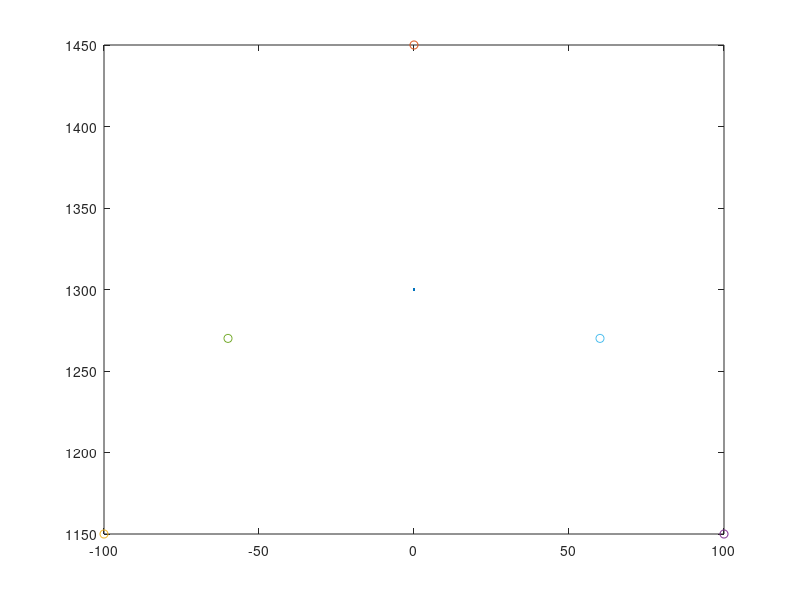

This chart was generated by the following MATLAB code:
%%
Centroid = [100,150];
% tcp = tcpclient("192.168.125.1", 1025);
% str = char(65)
% % UnicodeVal = double(str);
% Letter = "wqe";
currentCoords = [1336,0,1300]
startPos = currentCoords; % Where the robot will start writing from
% for i = 65:90
Letter= "A"

if Letter == "A" % 5 Points all linear
    startPos(3) = startPos(3) + Centroid(2);
    L_Corner = [currentCoords(1), currentCoords(2) - Centroid(1), currentCoords(3)-Centroid(2)];
    R_Corner = [currentCoords(1), currentCoords(2) + Centroid(1), currentCoords(3)-Centroid(2)];
    L_Mid = [currentCoords(1), currentCoords(2) -  Centroid(1)*0.6, currentCoords(3)-(2*Centroid(2)*0.6-Centroid(2))];
    R_Mid = [currentCoords(1), currentCoords(2) + Centroid(1)*0.6, currentCoords(3)-(2*Centroid(2)*0.6-Centroid(2))];
%     tcp.write(string(startPos(2), startPos(3)))
%     test = tcp.read();
%     if test == "next"
%         tcp.write(string(L_Corner(2), L_Corner(3)));
%     end
%     test = tcp.read();
%     if test == "next"
%         tcp.write(string(startPos(2), startPos(3)));
%     end
%     test = tcp.read()
%     if test == "next"
%         tcp.write(string(R_Corner(2), R_Corner(3)));
%     end
    figure;
    plot(currentCoords(2), currentCoords(3))
    hold on;
    plot(startPos(2), startPos(3), '-o')
    hold on;
    plot(L_Corner(2), L_Corner(3), '-o')
    hold on;
    plot(R_Corner(2), R_Corner(3), '-o')
    hold on;
    plot(L_Mid(2), L_Mid(3), '-o')
    hold on;
    plot(R_Mid(2), R_Mid(3), '-o')
end

if Letter == "B" % 6 points 2 circular movements
    startPos = [currentCoords(1),currentCoords(2)-(Centroid(1)*0.4), currentCoords(3)+Centroid(2)]
    L_Bottom = [currentCoords(1), currentCoords(2) - (Centroid(1)*.4), currentCoords(3)-Centroid(2)]
    L_Mid = [currentCoords(1), currentCoords(2) - (Centroid(1)*0.4), currentCoords(3)]
%     Mid = [currentCoords(1), currentCoords(2) - (Centroid(1)*0.25), currentCoords(3)]
    Mid = currentCoords;
    Bott_Mid = [Mid(1), Mid(2), currentCoords(3)-Centroid(2)]
    Top_Mid = [Mid(1), Mid(2), currentCoords(3)+Centroid(2)]
    figure;
    plot(currentCoords(2), currentCoords(3), '-x');
    hold on;
    plot(startPos(2), startPos(3), '-o')
    hold on;
    plot(L_Bottom(2), L_Bottom(3), '-o')
    hold on;
%     plot(R_Corner(2), R_Corner(3), '-o')
%     hold on;
    plot(L_Mid(2), L_Mid(3), '-o')
    hold on;
    plot(Mid(2), Mid(3), '-o')
    plot(Top_Mid(2), Top_Mid(3), '-o')
    hold on;
    plot(Bott_Mid(2), Bott_Mid(3), '-o')
    hold on;
end

if Letter == "C" % 4 points all circular movements
    startPos = [currentCoords(1),currentCoords(2), currentCoords(3)+Centroid(2)]
    Bottom = [currentCoords(1), currentCoords(2), currentCoords(3)-Centroid(2)]
    Top_Arc = [currentCoords(1),currentCoords(2)+(Centroid(2)*0.1), currentCoords(3)+(Centroid(2)*0.9)]
    Bottom_Arc = [currentCoords(1), currentCoords(2)+(Centroid(2)*0.1), currentCoords(3)-(Centroid(2)*0.9)]
    figure;
    plot(currentCoords(2), currentCoords(3), '-x');
    hold on;
    plot(startPos(2), startPos(3), '-o')
    hold on;
    plot(Bottom(2), Bottom(3), '-o')
    hold on;
    plot(Top_Arc(2), Top_Arc(3), '-o')
    hold on;
    plot(Bottom_Arc(2), Bottom_Arc(3), '-o')
end

if Letter == "D" % 2 points 1 circular movement
    startPos = [currentCoords(1),currentCoords(2)-Centroid(1), currentCoords(3)+Centroid(2)]
    Bottom = [currentCoords(1), currentCoords(2)-Centroid(1), currentCoords(3)-Centroid(2)]
    figure;
    plot(currentCoords(2), currentCoords(3), '-x');
    hold on;
    plot(startPos(2), startPos(3), '-o')
    hold on;
    plot(Bottom(2), Bottom(3), '-o')
end

if Letter == "E" % 6 points All Linear movement
    startPos = [currentCoords(1),currentCoords(2)-Centroid(1), currentCoords(3)+Centroid(2)]
    L_Bott_Corner = [currentCoords(1), currentCoords(2)-Centroid(1), currentCoords(3)-Centroid(2)]
    R_Bott_Corner = [currentCoords(1), currentCoords(2)+Centroid(1), currentCoords(3)-Centroid(2)]
    R_Top_Corner = [currentCoords(1), currentCoords(2)+Centroid(1), currentCoords(3)+Centroid(2)]
    L_Mid = [currentCoords(1), currentCoords(2)-Centroid(1), currentCoords(3)]
    R_Mid = [currentCoords(1), currentCoords(2)+Centroid(1), currentCoords(3)]
    figure;
    plot(currentCoords(2), currentCoords(3), '-x');
    hold on;
    plot(startPos(2), startPos(3), '-o')
    hold on;
    plot(R_Bott_Corner(2), R_Bott_Corner(3), '-o')
    hold on;
    plot(L_Bott_Corner(2), L_Bott_Corner(3), '-o')
    hold on;
    plot(R_Top_Corner(2), R_Top_Corner(3), '-o')
    hold on;
    plot(L_Mid(2), L_Mid(3), '-o')
    hold on;
    plot(R_Mid(2), R_Mid(3), '-o')
end

if Letter == "F" % 5 points All Linear movement
    startPos = [currentCoords(1),currentCoords(2)-Centroid(1), currentCoords(3)+Centroid(2)]
    L_Bott_Corner = [currentCoords(1), currentCoords(2)-Centroid(1), currentCoords(3)-Centroid(2)]
    R_Top_Corner = [currentCoords(1), currentCoords(2)+Centroid(1), currentCoords(3)+Centroid(2)]
    L_Mid = [currentCoords(1), currentCoords(2)-Centroid(1), currentCoords(3)]
    R_Mid = [currentCoords(1), currentCoords(2)+Centroid(1), currentCoords(3)]
    figure;
    plot(currentCoords(2), currentCoords(3), '-x');
    hold on;
    plot(startPos(2), startPos(3), '-o')
    hold on;
    plot(L_Bott_Corner(2), L_Bott_Corner(3), '-o')
    hold on;
    plot(R_Top_Corner(2), R_Top_Corner(3), '-o')
    hold on;
    plot(L_Mid(2), L_Mid(3), '-o')
    hold on;
    plot(R_Mid(2), R_Mid(3), '-o')
end

if Letter == "G" % 5 points All Linear movement
    startPos = [currentCoords(1),currentCoords(2), currentCoords(3)+Centroid(2)]
    Bottom = [currentCoords(1), currentCoords(2), currentCoords(3)-Centroid(2)]
    R_Mid = [currentCoords(1), currentCoords(2)+Centroid(1), currentCoords(3)]
    R_Bott_Corner = [currentCoords(1), currentCoords(2)+Centroid(1), currentCoords(3)-Centroid(2)]
    Top_Arc = [currentCoords(1),currentCoords(2)+(Centroid(2)*0.1), currentCoords(3)+(Centroid(2)*0.9)]
    Mid = currentCoords;
    figure;
    plot(currentCoords(2), currentCoords(3), '-x');
    hold on;
    plot(startPos(2), startPos(3), '-o')
    hold on;
    plot(Bottom(2), Bottom(3), '-o')
    hold on;
    plot(R_Mid(2), R_Mid(3), '-o')
    hold on;
    plot(R_Bott_Corner(2), R_Bott_Corner(3), '-o')
    hold on;
    plot(Top_Arc(2), Top_Arc(3), '-o')
end

if Letter == "H" % 5 points All Linear movement
    startPos = [currentCoords(1),currentCoords(2)-Centroid(1), currentCoords(3)+Centroid(2)]
    L_Bott_Corner = [currentCoords(1), currentCoords(2)-Centroid(1), currentCoords(3)-Centroid(2)]
    R_Bott_Corner = [currentCoords(1), currentCoords(2)+Centroid(1), currentCoords(3)-Centroid(2)]
    R_Top_Corner = [currentCoords(1), currentCoords(2)+Centroid(1), currentCoords(3)+Centroid(2)]
    L_Mid = [currentCoords(1), currentCoords(2)-Centroid(1), currentCoords(3)]
    R_Mid = [currentCoords(1), currentCoords(2)+Centroid(1), currentCoords(3)]
    figure;
    plot(currentCoords(2), currentCoords(3), '-x');
    hold on;
    plot(startPos(2), startPos(3), '-o')
    hold on;
    plot(R_Bott_Corner(2), R_Bott_Corner(3), '-o')
    hold on;
    plot(L_Bott_Corner(2), L_Bott_Corner(3), '-o')
    hold on;
    plot(R_Top_Corner(2), R_Top_Corner(3), '-o')
    hold on;
    plot(L_Mid(2), L_Mid(3), '-o')
    hold on;
    plot(R_Mid(2), R_Mid(3), '-o')
end

if Letter == "I" % 5 points All Linear movement
    startPos = [currentCoords(1),currentCoords(2)-Centroid(1), currentCoords(3)+Centroid(2)]
    L_Bott_Corner = [currentCoords(1), currentCoords(2)-Centroid(1), currentCoords(3)-Centroid(2)]
    R_Bott_Corner = [currentCoords(1), currentCoords(2)+Centroid(1), currentCoords(3)-Centroid(2)]
    R_Top_Corner = [currentCoords(1), currentCoords(2)+Centroid(1), currentCoords(3)+Centroid(2)]
    Top_Mid = [currentCoords(1), currentCoords(2), currentCoords(3)+Centroid(2)]
    Bott_Mid = [currentCoords(1), currentCoords(2), currentCoords(3)-Centroid(2)]
    figure;
    plot(currentCoords(2), currentCoords(3), '-x');
    hold on;
    plot(startPos(2), startPos(3), '-o')
    hold on;
    plot(R_Bott_Corner(2), R_Bott_Corner(3), '-o')
    hold on;
    plot(L_Bott_Corner(2), L_Bott_Corner(3), '-o')
    hold on;
    plot(R_Top_Corner(2), R_Top_Corner(3), '-o')
    hold on;
    plot(Top_Mid(2), Top_Mid(3), '-o')
    hold on;
    plot(Bott_Mid(2), Bott_Mid(3), '-o')
end

if Letter == "J" % 3 points 1 Circular movement
    startPos = [currentCoords(1), currentCoords(2), currentCoords(3)+Centroid(2)]
    Bott_Arc_Mid = [currentCoords(1), currentCoords(2), currentCoords(3)-(Centroid(2)*0.7)]
    Bott_Arc_L = [currentCoords(1), currentCoords(2)-Centroid(1), currentCoords(3)-(Centroid(2)*0.7)]
    figure;
    plot(currentCoords(2), currentCoords(3), '-x');
    hold on;
    plot(startPos(2), startPos(3), '-o')
    hold on;
    plot(Bott_Arc_Mid(2), Bott_Arc_Mid(3), '-o')
    hold on;
    plot(Bott_Arc_L(2), Bott_Arc_L(3), '-o')
end

if Letter == "K" % 5 points All Linear movement
    startPos = [currentCoords(1),currentCoords(2)-Centroid(1), currentCoords(3)+Centroid(2)]
    L_Bott_Corner = [currentCoords(1), currentCoords(2)-Centroid(1), currentCoords(3)-Centroid(2)]
    R_Bott_Corner = [currentCoords(1), currentCoords(2)+Centroid(1), currentCoords(3)-Centroid(2)]
    R_Top_Corner = [currentCoords(1), currentCoords(2)+Centroid(1), currentCoords(3)+Centroid(2)]
    L_Mid = [currentCoords(1), currentCoords(2)-Centroid(1), currentCoords(3)]
    figure;
    plot(currentCoords(2), currentCoords(3), '-x');
    hold on;
    plot(startPos(2), startPos(3), '-o')
    hold on;
    plot(R_Bott_Corner(2), R_Bott_Corner(3), '-o')
    hold on;
    plot(L_Bott_Corner(2), L_Bott_Corner(3), '-o')
    hold on;
    plot(R_Top_Corner(2), R_Top_Corner(3), '-o')
    hold on;
    plot(L_Mid(2), L_Mid(3), '-o')
end

if Letter == "L" % 3 points 1 Circular movement
    startPos = [currentCoords(1),currentCoords(2)-Centroid(1), currentCoords(3)+Centroid(2)]
    L_Bott_Corner = [currentCoords(1), currentCoords(2)-Centroid(1), currentCoords(3)-Centroid(2)]
    R_Bott_Corner = [currentCoords(1), currentCoords(2)+Centroid(1), currentCoords(3)-Centroid(2)]
    figure;
    plot(currentCoords(2), currentCoords(3), '-x');
    hold on;
    plot(startPos(2), startPos(3), '-o')
    hold on;
    plot(R_Bott_Corner(2), R_Bott_Corner(3), '-o')
    hold on;
    plot(L_Bott_Corner(2), L_Bott_Corner(3), '-o')
end

if Letter == "M" % 5 points All Linear movement
    startPos = [currentCoords(1),currentCoords(2)-Centroid(1), currentCoords(3)+Centroid(2)]
    L_Bott_Corner = [currentCoords(1), currentCoords(2)-Centroid(1), currentCoords(3)-Centroid(2)]
    R_Bott_Corner = [currentCoords(1), currentCoords(2)+Centroid(1), currentCoords(3)-Centroid(2)]
    R_Top_Corner = [currentCoords(1), currentCoords(2)+Centroid(1), currentCoords(3)+Centroid(2)]
    Mid = currentCoords
    figure;
    plot(currentCoords(2), currentCoords(3), '-x');
    hold on;
    plot(startPos(2), startPos(3), '-o')
    hold on;
    plot(R_Bott_Corner(2), R_Bott_Corner(3), '-o')
    hold on;
    plot(L_Bott_Corner(2), L_Bott_Corner(3), '-o')
    hold on;
    plot(R_Top_Corner(2), R_Top_Corner(3), '-o')
    hold on;
    plot(Mid(2), Mid(3), '-o')
end

if Letter == "N" % 5 points All Linear movement - Same as points as M
    % Start at Bottom Left Corner
    startPos = [currentCoords(1), currentCoords(2)-Centroid(1), currentCoords(3)-Centroid(2)]
    L_Top_Corner = [currentCoords(1),currentCoords(2)-Centroid(1), currentCoords(3)+Centroid(2)]
    R_Bott_Corner = [currentCoords(1), currentCoords(2)+Centroid(1), currentCoords(3)-Centroid(2)]
    R_Top_Corner = [currentCoords(1), currentCoords(2)+Centroid(1), currentCoords(3)+Centroid(2)]
    Mid = currentCoords
    figure;
    plot(currentCoords(2), currentCoords(3), '-x');
    hold on;
    plot(startPos(2), startPos(3), '-o')
    hold on;
    plot(R_Bott_Corner(2), R_Bott_Corner(3), '-o')
    hold on;
    plot(L_Bott_Corner(2), L_Bott_Corner(3), '-o')
    hold on;
    plot(R_Top_Corner(2), R_Top_Corner(3), '-o')
    hold on;
    plot(Mid(2), Mid(3), '-o')
    hold on;
    plot(L_Top_Corner(2), L_Top_Corner(3), '-o')
end

if Letter == "O" % 4 points all circular movements
    startPos = [currentCoords(1),currentCoords(2), currentCoords(3)+Centroid(2)]
    Bottom = [currentCoords(1), currentCoords(2), currentCoords(3)-Centroid(2)]
    figure;
    plot(currentCoords(2), currentCoords(3), '-x');
    hold on;
    plot(startPos(2), startPos(3), '-o')
    hold on;
    plot(Bottom(2), Bottom(3), '-o')
end

if Letter == "P" % 3 points 1 Circular movement
    % Start at bottom
    startPos = [currentCoords(1), currentCoords(2)-Centroid(1), currentCoords(3)-Centroid(2)]
    Top = [currentCoords(1), currentCoords(2)-Centroid(1), currentCoords(3)+Centroid(2)]
    L_Mid = [currentCoords(1), currentCoords(2)-Centroid(1), currentCoords(3)]
    figure;
    plot(currentCoords(2), currentCoords(3), '-x');
    hold on;
    plot(startPos(2), startPos(3), '-o')
    hold on;
    plot(Top(2), Top(3), '-o')
    hold on;
    plot(L_Mid(2), L_Mid(3), '-o')
end

if Letter == "Q" % 4 points all circular movements
    startPos = [currentCoords(1),currentCoords(2), currentCoords(3)+Centroid(2)]
    Bottom = [currentCoords(1), currentCoords(2), currentCoords(3)-Centroid(2)]
    Mid = currentCoords;
    R_Bott_Corner = [currentCoords(1), currentCoords(2)+Centroid(1), currentCoords(3)-Centroid(2)]
    figure;
    plot(currentCoords(2), currentCoords(3), '-x');
    hold on;
    plot(startPos(2), startPos(3), '-o')
    hold on;
    plot(Bottom(2), Bottom(3), '-o')
    hold on;
    plot(Mid(2), Mid(3), '-o')
    hold on;
    plot(R_Bott_Corner(2), R_Bott_Corner(3), '-o')
end

if Letter == "R" % 3 points 1 Circular movement
    % Start at bottom
    startPos = [currentCoords(1), currentCoords(2)-Centroid(1), currentCoords(3)-Centroid(2)]
    Top = [currentCoords(1), currentCoords(2)-Centroid(1), currentCoords(3)+Centroid(2)]
    L_Mid = [currentCoords(1), currentCoords(2)-Centroid(1), currentCoords(3)]
    Top_Mid = [currentCoords(1), currentCoords(2), currentCoords(3)+Centroid(2)]
    R_Bott_Corner = [currentCoords(1), currentCoords(2)+Centroid(1), currentCoords(3)-Centroid(2)]
    Mid = currentCoords;
    figure;
    plot(currentCoords(2), currentCoords(3), '-x');
    hold on;
    plot(startPos(2), startPos(3), '-o')
    hold on;
    plot(Top(2), Top(3), '-o')
    hold on;
    plot(L_Mid(2), L_Mid(3), '-o')
    hold on;
    plot(R_Bott_Corner(2), R_Bott_Corner(3), '-o')
    hold on;
    plot(Top_Mid(2), Top_Mid(3), '-o')
end

if Letter == "S" % 5 points 2 Circular movement
    % Start at top right
    startPos = [currentCoords(1), currentCoords(2)+Centroid(1), currentCoords(3)+Centroid(2)]
    L_Bott_Corner = [currentCoords(1), currentCoords(2)-Centroid(1), currentCoords(3)-Centroid(2)]
    Top_Mid = [currentCoords(1), currentCoords(2), currentCoords(3)+Centroid(2)]
    Bott_Mid = [currentCoords(1), currentCoords(2), currentCoords(3)-Centroid(2)]
    Mid = currentCoords;
    figure;
    plot(currentCoords(2), currentCoords(3), '-x');
    hold on;
    plot(startPos(2), startPos(3), '-o')
    hold on;
    plot(Mid(2), Mid(3), '-o')
    hold on;
    plot(L_Bott_Corner(2), L_Bott_Corner(3), '-o')
    hold on;
    plot(R_Top_Corner(2), R_Top_Corner(3), '-o')
    hold on;
    plot(Top_Mid(2), Top_Mid(3), '-o')
    hold on;
    plot(Bott_Mid(2), Bott_Mid(3), '-o')
end

if Letter == "T" % 4 points All Linear movement
    % Start at top left
    startPos = [currentCoords(1),currentCoords(2)-Centroid(1), currentCoords(3)+Centroid(2)]
    R_Top_Corner = [currentCoords(1), currentCoords(2)+Centroid(1), currentCoords(3)+Centroid(2)]
    Top_Mid = [currentCoords(1), currentCoords(2), currentCoords(3)+Centroid(2)]
    Bott_Mid = [currentCoords(1), currentCoords(2), currentCoords(3)-Centroid(2)]
    figure;
    plot(currentCoords(2), currentCoords(3), '-x');
    hold on;
    plot(startPos(2), startPos(3), '-o')
    hold on;
    plot(R_Top_Corner(2), R_Top_Corner(3), '-o')
    hold on;
    plot(Top_Mid(2), Top_Mid(3), '-o')
    hold on;
    plot(Bott_Mid(2), Bott_Mid(3), '-o')
end

if Letter == "U" % 5 points 1 or 2 Linear movement
    % Start at top left corner
    startPos = [currentCoords(1),currentCoords(2)-Centroid(1), currentCoords(3)+Centroid(2)]
    R_Top_Corner = [currentCoords(1), currentCoords(2)+Centroid(1), currentCoords(3)+Centroid(2)]
    Bott_Mid = [currentCoords(1), currentCoords(2), currentCoords(3)-Centroid(2)]
    L_Mid = [currentCoords(1), currentCoords(2)-Centroid(1), currentCoords(3)]
    R_Mid = [currentCoords(1), currentCoords(2)+Centroid(1), currentCoords(3)]
    figure;
    plot(currentCoords(2), currentCoords(3), '-x');
    hold on;
    plot(startPos(2), startPos(3), '-o')
    hold on;
    plot(R_Top_Corner(2), R_Top_Corner(3), '-o')
    hold on;
    plot(Bott_Mid(2), Bott_Mid(3), '-o')
    hold on;
    plot(L_Mid(2), L_Mid(3), '-o')
    hold on;
    plot(R_Mid(2), R_Mid(3), '-o')
end

if Letter == "V" % 5 points All Linear movement
    % Start at top left corner
    startPos = [currentCoords(1),currentCoords(2)-Centroid(1), currentCoords(3)+Centroid(2)]
    Bott_Mid = [currentCoords(1), currentCoords(2), currentCoords(3)-Centroid(2)]
    R_Top_Corner = [currentCoords(1), currentCoords(2)+Centroid(1), currentCoords(3)+Centroid(2)]
    figure;
    plot(currentCoords(2), currentCoords(3), '-x');
    hold on;
    plot(startPos(2), startPos(3), '-o')
    hold on;
    plot(R_Top_Corner(2), R_Top_Corner(3), '-o')
    hold on;
    plot(Bott_Mid(2), Bott_Mid(3), '-o')
end

if Letter == "W" % 5 points All Linear movement
    % Start at top left corner
    startPos = [currentCoords(1),currentCoords(2)-Centroid(1), currentCoords(3)+Centroid(2)]
    L_Bott = [currentCoords(1), currentCoords(2)-(Centroid(2)/2), currentCoords(3)-Centroid(2)]
    R_Bott = [currentCoords(1), currentCoords(2)+(Centroid(2)/2), currentCoords(3)-Centroid(2)]
    R_Top_Corner = [currentCoords(1), currentCoords(2)+Centroid(1), currentCoords(3)+Centroid(2)]
    Mid = currentCoords;
    figure;
    plot(currentCoords(2), currentCoords(3), '-x');
    hold on;
    plot(Mid(2), Mid(3), '-o')
    hold on;
    plot(startPos(2), startPos(3), '-o')
    hold on;
    plot(R_Top_Corner(2), R_Top_Corner(3), '-o')
    hold on;
    plot(L_Bott(2), L_Bott(3), '-o')
    hold on;
    plot(R_Bott(2), R_Bott(3), '-o')
end

if Letter == "X" % 5 points All Linear movement
    startPos = [currentCoords(1),currentCoords(2)-Centroid(1), currentCoords(3)+Centroid(2)]
    L_Bott_Corner = [currentCoords(1), currentCoords(2)-Centroid(1), currentCoords(3)-Centroid(2)]
    R_Bott_Corner = [currentCoords(1), currentCoords(2)+Centroid(1), currentCoords(3)-Centroid(2)]
    R_Top_Corner = [currentCoords(1), currentCoords(2)+Centroid(1), currentCoords(3)+Centroid(2)]
    figure;
    plot(currentCoords(2), currentCoords(3), '-x');
    hold on;
    plot(startPos(2), startPos(3), '-o')
    hold on;
    plot(R_Bott_Corner(2), R_Bott_Corner(3), '-o')
    hold on;
    plot(L_Bott_Corner(2), L_Bott_Corner(3), '-o')
    hold on;
    plot(R_Top_Corner(2), R_Top_Corner(3), '-o')
end

if Letter == "Y" % 5 points All Linear movement
    % Start as Left Top Corner
    startPos = [currentCoords(1),currentCoords(2)-Centroid(1), currentCoords(3)+Centroid(2)]
    R_Top_Corner = [currentCoords(1), currentCoords(2)+Centroid(1), currentCoords(3)+Centroid(2)]
    L_Top_Corner = [currentCoords(1),currentCoords(2)-Centroid(1), currentCoords(3)+Centroid(2)]
    Mid = currentCoords;
    Bott_Mid = [currentCoords(1), currentCoords(2), currentCoords(3)-Centroid(2)]
    figure;
    plot(currentCoords(2), currentCoords(3), '-x');
    hold on;
    plot(startPos(2), startPos(3), '-o')
    hold on;
    plot(R_Top_Corner(2), R_Top_Corner(3), '-o')
    hold on;
    plot(L_Top_Corner(2), L_Top_Corner(3), '-o')
    hold on;
    plot(Mid(2), Mid(3), '-o')
    hold on;
    plot(Bott_Mid(2), Bott_Mid(3), '-o')
end

if Letter == "Z" % 4 points All Linear movement
    % Start at top left corner
    startPos = [currentCoords(1),currentCoords(2)-Centroid(1), currentCoords(3)+Centroid(2)]
    L_Bott_Corner = [currentCoords(1), currentCoords(2)-Centroid(1), currentCoords(3)-Centroid(2)]
    R_Bott_Corner = [currentCoords(1), currentCoords(2)+Centroid(1), currentCoords(3)-Centroid(2)]
    R_Top_Corner = [currentCoords(1), currentCoords(2)+Centroid(1), currentCoords(3)+Centroid(2)]
    figure;
    plot(currentCoords(2), currentCoords(3), '-x');
    hold on;
    plot(startPos(2), startPos(3), '-o')
    hold on;
    plot(R_Bott_Corner(2), R_Bott_Corner(3), '-o')
    hold on;
    plot(L_Bott_Corner(2), L_Bott_Corner(3), '-o')
    hold on;
    plot(R_Top_Corner(2), R_Top_Corner(3), '-o')
end

% end
